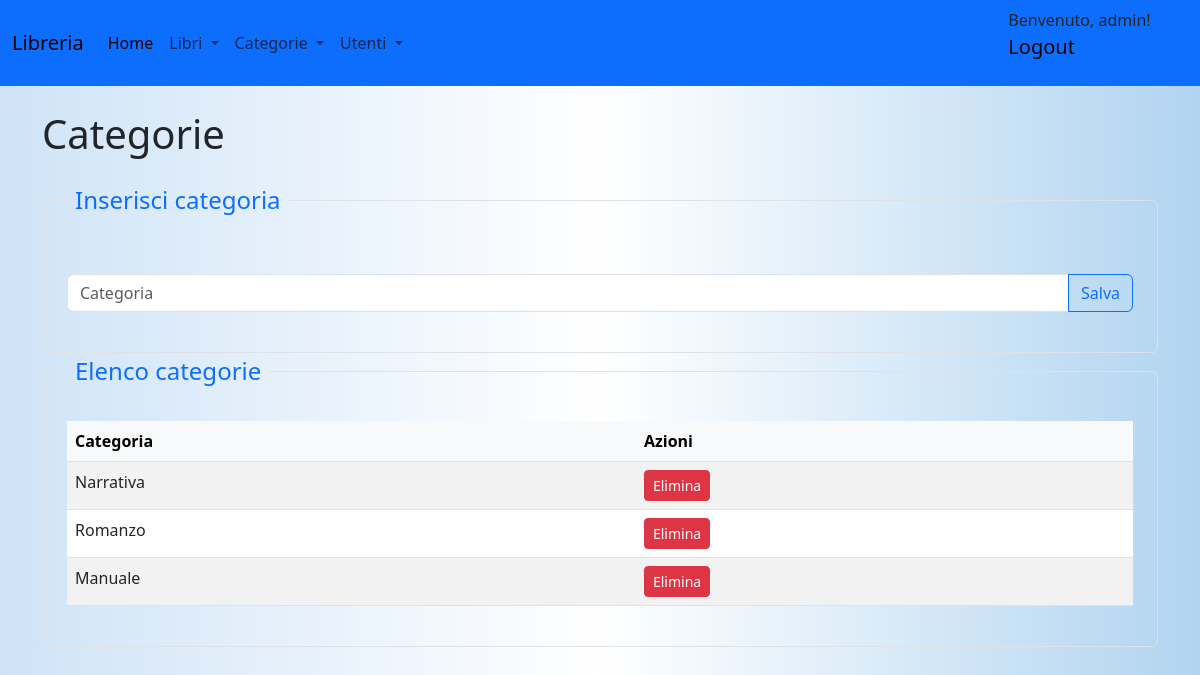
Screenshot of /api/categorie (signed in) with the database file from the repository.
### models/models.py (models this page shows, shortened)
class Utente(db.Model):
    __tablename__ = "utenti"
    id = db.Column(db.Integer, primary_key=True)
    username = db.Column(db.String(50), unique=True, nullable=False)
    email = db.Column(db.String(100), unique=True, nullable=False)
    password_hash = db.Column(db.String(200), nullable=False)
    ruolo = db.Column(db.String(50), nullable=False, default="utente")  # "admin" | "bibliotecario" | "utente"
    @property
    def is_authenticated(self):
        return True

class Categorie(db.Model):
    __tablename__ = "categorie"
    id = db.Column(db.Integer, primary_key=True)
    categoria = db.Column(db.String(25))
    libri = db.relationship('Libri', backref='categoria', lazy=True)

### routes/categorie.py (the view)
@categorie_bp.route('/categorie', methods=['GET'])
@login_required
def get_libri():
    categorie = get_all_categorie()
    return render_template('categorie.html',categorie=categorie)

### app.py (called while the page is built)
@login_manager.user_loader
def load_user(user_id):
    return Utente.query.get(int(user_id))

### services/categorie_service.py (called while the page is built)
def get_all_categorie():
    return Categorie.query.all()

### templates/categorie.html
{% extends "form.html" %}
{% block content %}
<h1 class="mb-4">Categorie</h1>
<fieldset class="border p-4 rounded">
    <legend class="float-none w-auto px-2 text-primary">Inserisci categoria</legend>
    <form action="/api/add_categoria" method="POST" class="mt-4">
        <div class="input-group mb-3">
            <input type="text" class="form-control" name="categoria" id="categoria" placeholder="Categoria"
                aria-label="Recipient's username" aria-describedby="button-addon2">
            <button class="btn btn-outline-primary" type="submit" id="button-addon2">Salva</button>
        </div>
    </form>
</fieldset>
<fieldset class="border p-4 rounded">
    <legend class="float-none w-auto px-2 text-primary">Elenco categorie</legend>
    <table class="table table-striped">
        <thead class="table-light">
            <tr>
                <th>Categoria</th>
                <th>Azioni</th>
            </tr>
        </thead>
        <tbody>
            {% for categoria in categorie %}
            <tr>
                <td>{{ categoria.categoria }}</td>
                <td>
                    <a href="{{ url_for('categorie.elimina_categoria', id=categoria.id) }}"
                        class="btn btn-danger btn-sm">Elimina</a>
                </td>
            </tr>
            {% endfor %}
        </tbody>
    </table>
</fieldset>
{% endblock %}

### templates/form.html (shortened to what this page needs)
<!DOCTYPE html>
<html lang="it">
<head>
    <link href="{{ url_for('static', filename='css/style.css') }}" rel="stylesheet">
    <link href="https://cdn.jsdelivr.net/npm/bootstrap@5.3.2/dist/css/bootstrap.min.css" rel="stylesheet">
    <link href="https://cdnjs.cloudflare.com/ajax/libs/font-awesome/6.5.1/css/all.min.css" rel="stylesheet">
    <link href="https://cdnjs.cloudflare.com/ajax/libs/twitter-bootstrap/5.3.0/css/bootstrap.min.css" rel="stylesheet">
    <link href="https://cdn.datatables.net/2.1.8/css/dataTables.bootstrap5.css" rel="stylesheet">
</head>
<body>
    <nav class="navbar navbar-expand-lg">
        <div class="container-fluid">
            <a class="navbar-brand" href="#">Libreria</a>
            <div class="collapse navbar-collapse" id="navbarSupportedContent">
                <ul class="navbar-nav me-auto mb-2 mb-lg-0">
                    <li class="nav-item">
                        <a class="nav-link active" aria-current="page" href="/home">Home</a>
                    </li>
                    <li class="nav-item dropdown">
                        <a class="nav-link dropdown-toggle" href="#" role="button" data-bs-toggle="dropdown"
                            aria-expanded="false">
                            Libri
                        </a>
                    </li>
                    <li class="nav-item dropdown">
                        <a class="nav-link dropdown-toggle" href="#" role="button" data-bs-toggle="dropdown"
                            aria-expanded="false">
                            Categorie
                        </a>
                    </li>
                    <li class="nav-item dropdown">
                        <a class="nav-link dropdown-toggle" href="#" role="button" data-bs-toggle="dropdown"
                            aria-expanded="false">
                            Utenti
                        </a>
                    </li>
                </ul>
            </div>
        </div>
        {% if current_user.is_authenticated %}
        <p>Benvenuto, {{ current_user.username }}!
            <a class="navbar-brand" href="{{ url_for('utenti.logout') }}">Logout</a>
        </p>
        {% else %}
        <a class="navbar-brand" href="{{ url_for('utenti.login') }}">Login</a>
        <a class="navbar-brand" href="{{ url_for('utenti.register') }}">Registrati</a>
        {% endif %}
    </nav>
    <div class="container mt-4">
        {% block content %}{% endblock %}
    </div>
</body>
</html>

### static/css/style.css (style rules this page uses)
:root { --primary-color: #4CAF50; --hover-color: #45a049; --background-color: #fff; --btn-primary: #0d6efd; }
body { background: linear-gradient(to right, #cfe3f7, #fff, #b1d4f0); color: #333; font-family: 'Times New Roman', Times, serif; }
nav.navbar { background-color: var(--btn-primary); }

### rows the page displays
Utente: username "admin"
Categorie: categoria "Narrativa"
Categorie: categoria "Romanzo"
Categorie: categoria "Manuale"
